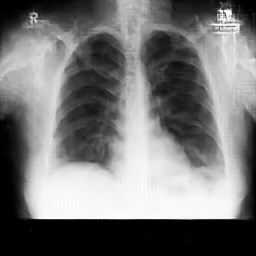
#> input picture MCUCXR_0001_0.png, 256 x 256 px, found by its file name
$ python histogram.py   (older library calls are emulated)
#> lines starting #> are read from the running program, lines starting #| are printed output that depends on the picture
from PIL import Image
import numpy as np
import matplotlib.pyplot as plt
img=np.array(Image.open('E:\\tanfy\\CycleGAN-master\\output\\MCUCXR_0001_0.png'))
#> img is the input picture: shape (256, 256, 3); mean R, G, B 118, 118, 117.9
# img=np.array(Image.open('E:\\tanfy\\backup\\2\\2w新\output\\MCUCXR_0051_0.png'))
# img=np.array(Image.open('D:\\pycode\\cyclegan\\output\\MCUCXR_0338_1.png'))

plt.figure("mingwen")
arr=img.flatten()

n, bins, patches = plt.hist(arr, bins=256, normed=1, facecolor='green', alpha=0.75)
#> n = 256 values, max 0.149 at index 0, min 0.000138 at index 255, mean 0.00392; bins = 257 values from 0 to 255; patches = 256 items

plt.ylim(ymax=0.01)

plt.show()
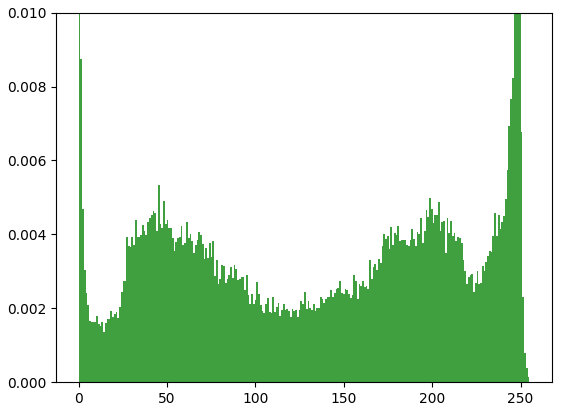
#> figure drawn by matplotlib, 1 panel; tallest bar 0.149 high, from x = 0 to 0.996

$ run again, with MCUCXR_0005_0.png copied over MCUCXR_0001_0.png
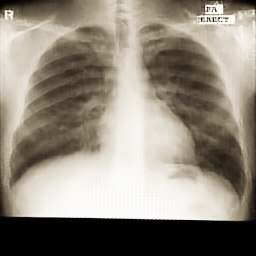
#> input picture MCUCXR_0005_0.png, 256 x 256 px, found by its file name
#> img is the input picture: shape (256, 256, 3); mean R, G, B 144.2, 137.3, 124.6
#> n = 256 values, max 0.137 at index 0, min 0.000184 at index 14, mean 0.00392; bins = 257 values from 0 to 255; patches = 256 items
#> `plt.show()`:
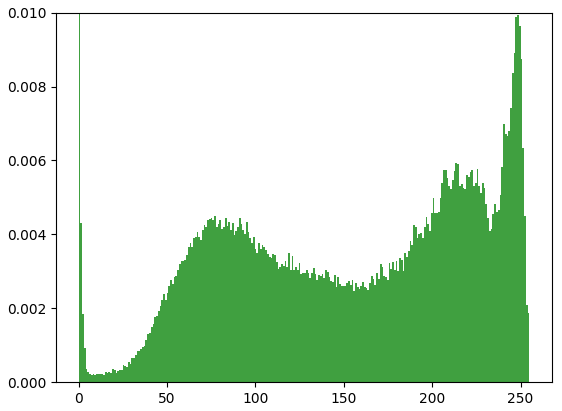
#> figure drawn by matplotlib, 1 panel; tallest bar 0.137 high, from x = 0 to 0.996
